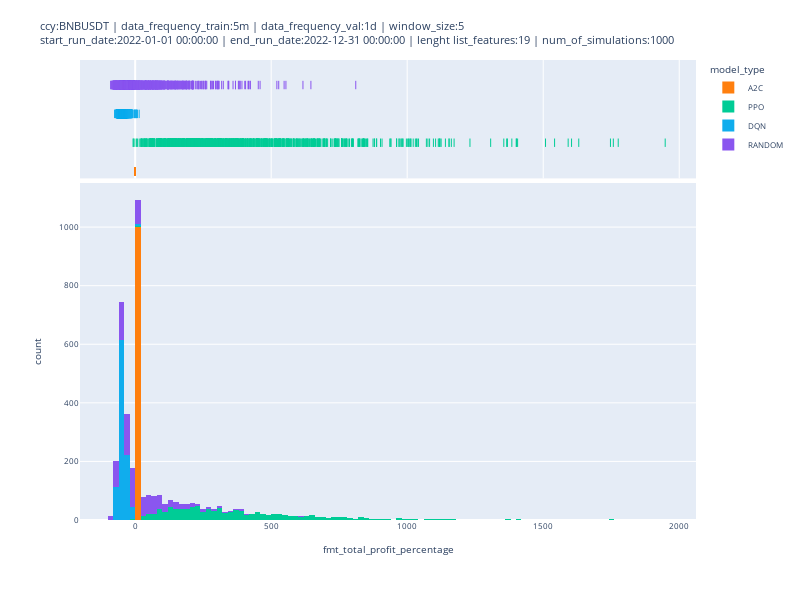

The code cell stored with this chart in its notebook:
### Code cell
fig = px.histogram(df_sim_results, x="fmt_total_profit_percentage", color="model_type", color_discrete_sequence=[ "#FF7F0E", "#00CC96", "#10aded", "#8A56EF"],  width=800, height=600, marginal="rug", # can be `box`, `violin`
                         hover_data=['total_reward_cash','fmt_total_profit_percentage', 'num_of_trades', 'sim_id'])
fig.update_layout(title=str_title, font={'size': 8})
fig.write_html(os.path.join('../results', 'plots', 'total_profit_percentage', 'hist_plot_' + file_export_plot_sim_results + '.html'))
fig.show()

### Figure 1 — Plotly figure (JSON) as saved in the notebook; plotly's stock layout.template omitted (floating-point values rounded to 4 significant figures; data arrays with more than 128 entries replaced by an {"elided": "..."} marker saying what was removed)
{"data": [{"alignmentgroup": "True", "bingroup": "x", "hovertemplate": "model_type=A2C<br>fmt_total_profit_percentage=%{x}<br>count=%{y}<extra></extra>", "legendgroup": "A2C", "marker": {"color": "#FF7F0E", "pattern": {"shape": ""}}, "name": "A2C", "offsetgroup": "A2C", "orientation": "v", "showlegend": true, "type": "histogram", "x": {"elided": "1000 int values"}, "xaxis": "x", "yaxis": "y"}, {"alignmentgroup": "True", "boxpoints": "all", "customdata": {"elided": "1000x3 int values"}, "fillcolor": "rgba(255,255,255,0)", "hoveron": "points", "hovertemplate": "model_type=A2C<br>fmt_total_profit_percentage=%{x}<br>total_reward_cash=%{customdata[0]}<br>num_of_trades=%{customdata[1]}<br>sim_id=%{customdata[2]}<extra></extra>", "jitter": 0, "legendgroup": "A2C", "line": {"color": "rgba(255,255,255,0)"}, "marker": {"color": "#FF7F0E", "symbol": "line-ns-open"}, "name": "A2C", "offsetgroup": "A2C", "showlegend": false, "type": "box", "x": {"elided": "1000 int values"}, "xaxis": "x2", "yaxis": "y2"}, {"alignmentgroup": "True", "bingroup": "x", "hovertemplate": "model_type=PPO<br>fmt_total_profit_percentage=%{x}<br>count=%{y}<extra></extra>", "legendgroup": "PPO", "marker": {"color": "#00CC96", "pattern": {"shape": ""}}, "name": "PPO", "offsetgroup": "PPO", "orientation": "v", "showlegend": true, "type": "histogram", "x": {"elided": "1000 float values"}, "xaxis": "x", "yaxis": "y"}, {"alignmentgroup": "True", "boxpoints": "all", "customdata": {"elided": "1000x3 float values"}, "fillcolor": "rgba(255,255,255,0)", "hoveron": "points", "hovertemplate": "model_type=PPO<br>fmt_total_profit_percentage=%{x}<br>total_reward_cash=%{customdata[0]}<br>num_of_trades=%{customdata[1]}<br>sim_id=%{customdata[2]}<extra></extra>", "jitter": 0, "legendgroup": "PPO", "line": {"color": "rgba(255,255,255,0)"}, "marker": {"color": "#00CC96", "symbol": "line-ns-open"}, "name": "PPO", "offsetgroup": "PPO", "showlegend": false, "type": "box", "x": {"elided": "1000 float values"}, "xaxis": "x2", "yaxis": "y2"}, {"alignmentgroup": "True", "bingroup": "x", "hovertemplate": "model_type=DQN<br>fmt_total_profit_percentage=%{x}<br>count=%{y}<extra></extra>", "legendgroup": "DQN", "marker": {"color": "#10aded", "pattern": {"shape": ""}}, "name": "DQN", "offsetgroup": "DQN", "orientation": "v", "showlegend": true, "type": "histogram", "x": {"elided": "1000 float values"}, "xaxis": "x", "yaxis": "y"}, {"alignmentgroup": "True", "boxpoints": "all", "customdata": {"elided": "1000x3 float values"}, "fillcolor": "rgba(255,255,255,0)", "hoveron": "points", "hovertemplate": "model_type=DQN<br>fmt_total_profit_percentage=%{x}<br>total_reward_cash=%{customdata[0]}<br>num_of_trades=%{customdata[1]}<br>sim_id=%{customdata[2]}<extra></extra>", "jitter": 0, "legendgroup": "DQN", "line": {"color": "rgba(255,255,255,0)"}, "marker": {"color": "#10aded", "symbol": "line-ns-open"}, "name": "DQN", "offsetgroup": "DQN", "showlegend": false, "type": "box", "x": {"elided": "1000 float values"}, "xaxis": "x2", "yaxis": "y2"}, {"alignmentgroup": "True", "bingroup": "x", "hovertemplate": "model_type=RANDOM<br>fmt_total_profit_percentage=%{x}<br>count=%{y}<extra></extra>", "legendgroup": "RANDOM", "marker": {"color": "#8A56EF", "pattern": {"shape": ""}}, "name": "RANDOM", "offsetgroup": "RANDOM", "orientation": "v", "showlegend": true, "type": "histogram", "x": {"elided": "1000 float values"}, "xaxis": "x", "yaxis": "y"}, {"alignmentgroup": "True", "boxpoints": "all", "customdata": {"elided": "1000x3 float values"}, "fillcolor": "rgba(255,255,255,0)", "hoveron": "points", "hovertemplate": "model_type=RANDOM<br>fmt_total_profit_percentage=%{x}<br>total_reward_cash=%{customdata[0]}<br>num_of_trades=%{customdata[1]}<br>sim_id=%{customdata[2]}<extra></extra>", "jitter": 0, "legendgroup": "RANDOM", "line": {"color": "rgba(255,255,255,0)"}, "marker": {"color": "#8A56EF", "symbol": "line-ns-open"}, "name": "RANDOM", "offsetgroup": "RANDOM", "showlegend": false, "type": "box", "x": {"elided": "1000 float values"}, "xaxis": "x2", "yaxis": "y2"}], "layout": {"barmode": "relative", "font": {"size": 8}, "height": 600, "legend": {"title": {"text": "model_type"}, "tracegroupgap": 0}, "margin": {"t": 60}, "title": {"text": "ccy:BNBUSDT | data_frequency_train:5m | data_frequency_val:1d | window_size:5<br>start_run_date:2022-01-01 00:00:00 | end_run_date:2022-12-31 00:00:00 | lenght list_features:19 | num_of_simulations:1000"}, "width": 800, "xaxis": {"anchor": "y", "domain": [0, 1], "title": {"text": "fmt_total_profit_percentage"}}, "xaxis2": {"anchor": "y2", "domain": [0, 1], "matches": "x", "showgrid": true, "showticklabels": false}, "yaxis": {"anchor": "x", "domain": [0, 0.7326], "title": {"text": "count"}}, "yaxis2": {"anchor": "x2", "domain": [0.7426, 1], "matches": "y2", "showgrid": false, "showline": false, "showticklabels": false, "ticks": ""}}}
